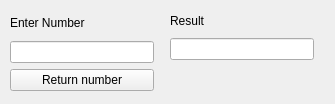
<?xml version="1.0" encoding="UTF-8"?>
<ui version="4.0">
 <class>MainWindow</class>
 <widget class="QMainWindow" name="MainWindow">
  <property name="geometry">
   <rect>
    <x>0</x>
    <y>0</y>
    <width>335</width>
    <height>104</height>
   </rect>
  </property>
  <property name="windowTitle">
   <string>MainWindow</string>
  </property>
  <widget class="QWidget" name="centralwidget">
   <widget class="QWidget" name="">
    <property name="geometry">
     <rect>
      <x>10</x>
      <y>10</y>
      <width>144</width>
      <height>81</height>
     </rect>
    </property>
    <layout class="QVBoxLayout" name="verticalLayout">
     <item>
      <widget class="QLabel" name="label">
       <property name="text">
        <string>Enter Number</string>
       </property>
      </widget>
     </item>
     <item>
      <widget class="QLineEdit" name="lineGet"/>
     </item>
     <item>
      <widget class="QPushButton" name="pushButton">
       <property name="text">
        <string>Return number</string>
       </property>
      </widget>
     </item>
    </layout>
   </widget>
   <widget class="QWidget" name="">
    <property name="geometry">
     <rect>
      <x>170</x>
      <y>10</y>
      <width>144</width>
      <height>50</height>
     </rect>
    </property>
    <layout class="QVBoxLayout" name="verticalLayout_2">
     <item>
      <widget class="QLabel" name="label_2">
       <property name="text">
        <string>Result</string>
       </property>
      </widget>
     </item>
     <item>
      <widget class="QLineEdit" name="lineSet"/>
     </item>
    </layout>
   </widget>
  </widget>
 </widget>
 <resources/>
 <connections/>
</ui>
